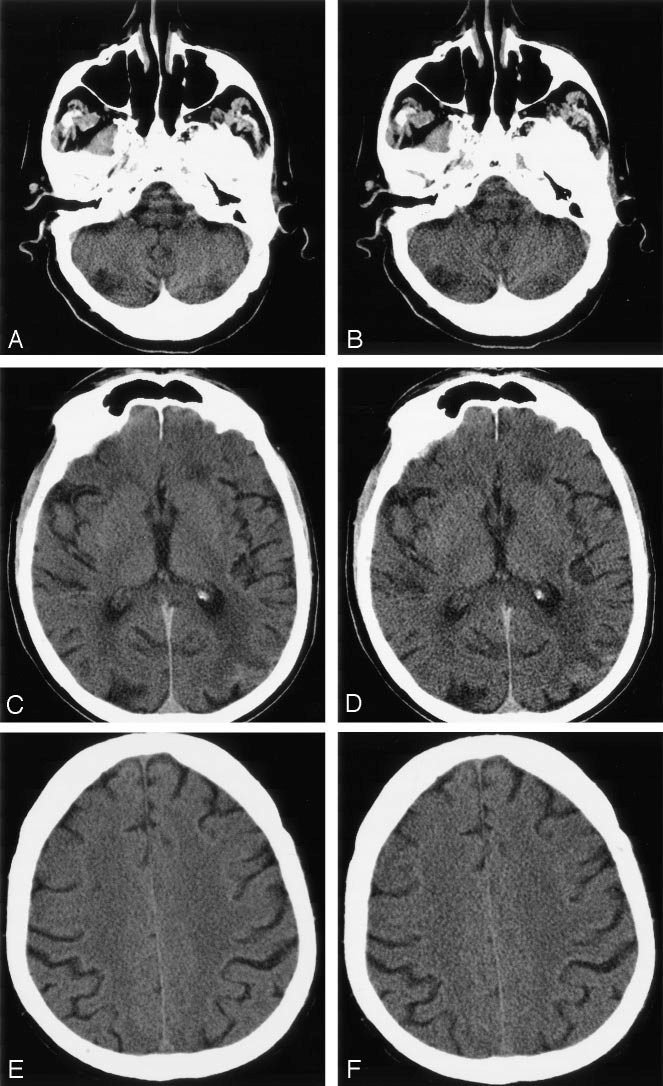
#> input picture image1.png, 663 x 1086 px, found by its file name
$ jupyter execute ProImPy_NB-08.ipynb   (shell and % lines are left out)
#> lines starting #> are read from the running program, lines starting #| are printed output that depends on the picture; after the words box and inside, x2 and y2 are one past the last pixel; in counts of white or black regions, pixels touching at a corner belong together
# Segmentação
1. Segmentação baseada em histograma

    1.1 Método de Otsu

    1.2 Renyi Entropy

    1.3 Limiarização adaptativa

2. Segmentação com base na região

    2.1 Segmentação por inuindação (Watershed Segmentation)

3. Segmentação baseada em contorno

    3.1 Segmentação Chan-Vese

4. Algoritmo de Segmentação para Várias Modalidades

    4.1 Segmentação de Imagem de Tomografia Computadorizada

    4.2 Segmentação de imagem de ressonância magnética

    4.3 Segmentação de Imagens de Microscópio Óptico e Eletrônico

[cell 1]
import cv2 as cv
print("OpenCV: ", cv.__version__)
import numpy as np
print("numpy: ", np.__version__)
import matplotlib.pyplot as plt
plt.style.use('classic')
#%matplotlib
#%matplotlib notebook
#%matplotlib inline
from skimage.filters.thresholding import threshold_otsu
from skimage.segmentation import chan_vese
import skimage.exposure as imexp
from PIL import Image
from scipy.ndimage import label

[cell 2]
img = cv.imread('Imagens/image1.png')
#> img is the input picture: shape (1086, 663, 3); min 0, max 255, mean 97.7
print(img.shape)
#| (1086, 663, 3)
lin, col = img.shape[:2]
#> lin = 1086; col = 663
img = img[:lin//3 - 10, :col//2 - 10,:]
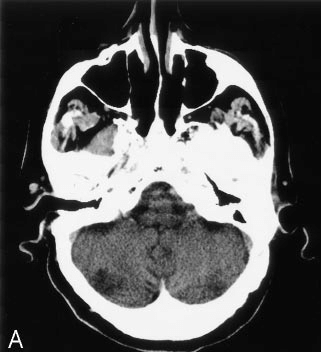
#> img: shape (352, 321, 3); min 0, max 255, mean 87.8
fig = plt.figure()
ax = plt.axes()
ax.imshow(img, 'gray')

[cell 3]
# Converting the image to grayscale.
imgG = cv.cvtColor(img, cv.COLOR_BGR2GRAY)

[cell 4]
#Segmentação baseada em histograma

[cell 5]
#Método de Otsu
thresh = threshold_otsu(imgG)
#> thresh = 129
# Pixels with intensity greater than the
# "threshold" are kept.
imgOtsu = 255*(imgG > thresh)
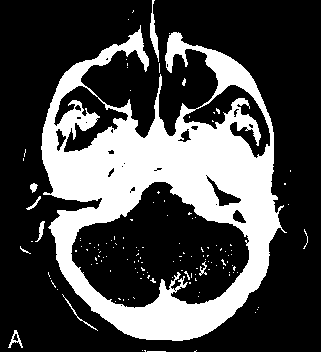
#> imgOtsu: shape (352, 321) int64; 28.9% white; 136 white regions (125 under 20 px), largest, box (x1, y1, x2, y2) and area: (41, 25, 287, 341) 31617, (150, 0, 159, 62) 226, (8, 330, 23, 348) 86

fig, ax = plt.subplots(1,2)
ax[0].imshow(imgG, cmap='gray', vmin=0, vmax=255)
ax[0].set_title('Original Grey')
ax[0].axis('off')
ax[1].imshow(imgOtsu, cmap='gray')
ax[1].set_title('Otsu')
ax[1].axis('off')

[cell 6]
# global thresholding
ret1,th1 = cv.threshold(imgG,127,255,cv.THRESH_BINARY)
#> th1: shape (352, 321); 29.2% white; 176 white regions (163 under 20 px), largest, box (x1, y1, x2, y2) and area: (41, 25, 287, 341) 31791, (150, 0, 159, 62) 233, (8, 330, 23, 348) 92
# Otsu's thresholding
ret2,th2 = cv.threshold(imgG,0,255,cv.THRESH_BINARY+cv.THRESH_OTSU)
#> ret2 = 129
# Otsu's thresholding after Gaussian filtering
blur = cv.GaussianBlur(imgG,(5,5),0)
ret3,th3 = cv.threshold(blur,0,255,cv.THRESH_BINARY+cv.THRESH_OTSU)
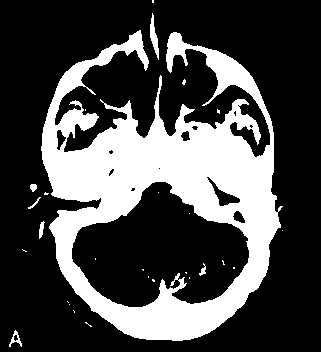
#> th3: shape (352, 321); 28.6% white; 28 white regions (21 under 20 px), largest, box (x1, y1, x2, y2) and area: (41, 30, 283, 341) 31804, (150, 13, 159, 60) 195, (9, 330, 22, 347) 79
#> ret3 = 128
# plot all the images and their histograms
images = [imgG, 0, th1,
          imgG, 0, th2,
          blur, 0, th3]
titles = ['Original Noisy Image','Histogram','Global Thresholding (v=127)',
          'Original Noisy Image','Histogram',"Otsu's Thresholding",
          'Gaussian filtered Image','Histogram',"Otsu's Thresholding"]
fig, ax = plt.subplots(3,3)
for i in range(3):
    ax[i, 0].imshow(images[i*3],'gray')
    #ax[i, 0].title(titles[i*3])
    ax[i, 0].axis('off')

    ax[i, 1].hist(images[i*3].ravel(),256)
    #ax[i, 1].title(titles[i*3+1])
    ax[i, 1].axis('off')

    ax[i, 2].imshow(images[i*3+2],'gray')
    #ax[i, 2].title(titles[i*3+2])
    ax[i, 2].axis('off')
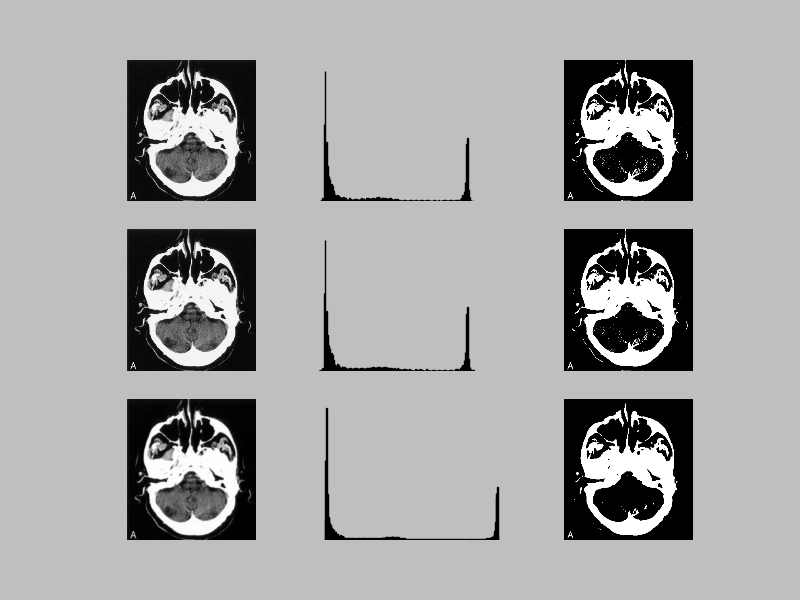
#> figure drawn by matplotlib, 9 panels

[cell 7]
#Renyi Entropy
# Defining function
def renyi_seg_fn(im, alpha):
#> called with alpha = 3
    hist, _ = imexp.histogram(im)
#> hist = 256 values, max 18477 at index 10, min 0 at index 1, mean 441.4
    # Convert all values to float
    hist_float = np.array([float(i) for i in hist])
#> hist_float has the same summary as hist
    # compute the pdf
    pdf = hist_float/np.sum(hist_float)
#> pdf = 256 values, max 0.164 at index 10, min 0 at index 1, mean 0.00391
    # compute the cdf
    cumsum_pdf = np.cumsum(pdf)
#> cumsum_pdf = 256 values from 0.00031 to 1
    s, e = im.min(), im.max()
#> s = 0; e = 255
    scalar = 1.0/(1.0-alpha)
    # A very small value to prevent error due to log(0).
    eps = np.spacing(1)

    rr = e-s
#> rr = 255
    # The inner parentheses is needed because
    # the parameters are tuple.
    h1 = np.zeros((rr, 1))
#> h1 = 255 values from 0 to 0
    h2 = np.zeros((rr, 1))
#> h2 = 255 values from 0 to 0
    # The following loop computes h1 and h2
    # values used to compute the entropy.
    for ii in range(1, rr):
        iidash = ii+s
        temp0 = pdf[0:iidash]/(cumsum_pdf[iidash])
        temp1 = np.power(temp0, alpha)
        h1[ii] = np.log(np.sum(temp1)+eps)
        temp0 = pdf[iidash+1:e]/(1.0-cumsum_pdf[iidash])
        temp2 = np.power(temp0, alpha)
        h2[ii] = np.log(np.sum(temp2)+eps)
#> this loop made 254 passes
#> temp1 on passes 1 to 3: [1], [0.0977, 0], [0.0977, 0, 0.157]
#> after the loop, h1 = 255 values, max 2.22e-16 at index 1, min -9.98 at index 8, mean -3.88; h2 = 255 values, max 0 at index 0, min -36.04 at index 253, mean -3.8
    T = h1+h2
#> T = 255 values, max 0 at index 0, min -41.04 at index 253, mean -7.68
    # Entropy value is calculated
    T = T*scalar
#> T = 255 values, max 20.52 at index 253, min 0 at index 0, mean 3.84
    T = T.reshape((rr, 1))[:-2]
#> T = 253 values, max 7.4 at index 8, min 0 at index 0, mean 3.71
    # location where the maximum entropy
    # occurs is the threshold for the renyi entropy
    thresh = T.argmax(axis=0)
#> thresh = [8]
    return thresh

# Main program
# Computing the threshold by calling the function.
thresh = renyi_seg_fn(imgG, 3)
#> thresh = [8]
print('The renyi threshold is: ', thresh[0])
#| The renyi threshold is:  8
imgRE = 255*(imgG > thresh)
#> imgRE: shape (352, 321) int64; 89.7% white; 524 black regions (509 under 20 px), largest, box (x1, y1, x2, y2) and area: (245, 234, 321, 352) 5475, (264, 67, 321, 176) 2893, (286, 181, 321, 233) 1210

fig, ax = plt.subplots(1,2)
ax[0].imshow(imgG, cmap='gray', vmin=0, vmax=255)
ax[0].set_title('Original Grey')
ax[0].axis('off')
ax[1].imshow(imgRE, cmap='gray')
ax[1].set_title('Renyi Entropy')
ax[1].axis('off')

[cell 8]
#Limiarização adaptativa
# Performing adaptive thresholding.
imgAT = cv.adaptiveThreshold(imgG,imgG.max(), cv.ADAPTIVE_THRESH_MEAN_C,
                             cv.THRESH_BINARY,21,10)
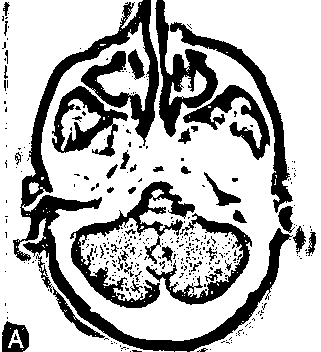
#> imgAT: shape (352, 321); 72.5% white; 371 black regions (324 under 20 px), largest, box (x1, y1, x2, y2) and area: (13, 0, 293, 352) 11164, (70, 181, 195, 308) 3536, (155, 0, 218, 137) 2869

fig, ax = plt.subplots(1,2)
ax[0].imshow(imgG, cmap='gray', vmin=0, vmax=255)
ax[0].set_title('Original Grey')
ax[0].axis('off')
ax[1].imshow(imgAT, cmap='gray')
ax[1].set_title('Adaptive Thresholding.')
ax[1].axis('off')

[cell 9]
#Segmentação com base na região

[cell 10]
#Segmentação por inuindação (Watershed Segmentation)
# Thresholding the image to obtain cell pixels.
thresh,imgOut = cv.threshold(imgG, 0, 255,
            cv.THRESH_BINARY_INV+cv.THRESH_OTSU)
#> thresh = 129
# Since Otsu's method has over segmented the image
# erosion operation is performed.
imgOut = cv.erode(imgOut, None,iterations = 2)
#> imgOut: shape (352, 321); 59.6% white; 30 black regions, largest, box (x1, y1, x2, y2) and area: (24, 0, 291, 343) 43234, (46, 270, 100, 333) 526, (87, 241, 109, 267) 285
# Distance transform is performed
dist_trans = cv.distanceTransform(imgOut, 2, 3)
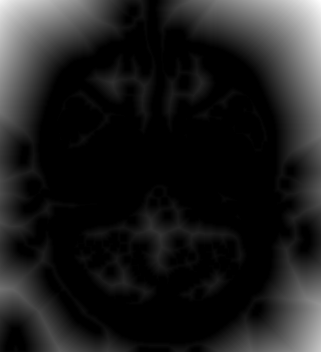
#> dist_trans: shape (352, 321) float32; min 0, max 95.85, mean 11.5; drawn with min black and max white
# Thresholding the distance transform image to obtain
# pixels that are foreground.
thresh, dt = cv.threshold(dist_trans, 1,
             255, cv.THRESH_BINARY)
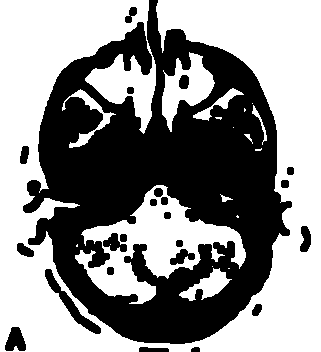
#> dt: shape (352, 321) float32; 55.5% white; 23 black regions, largest, box (x1, y1, x2, y2) and area: (23, 0, 292, 344) 47295, (45, 269, 101, 334) 685, (5, 327, 26, 351) 353
# Performing labeling.
labelled, ncc = label(dt)
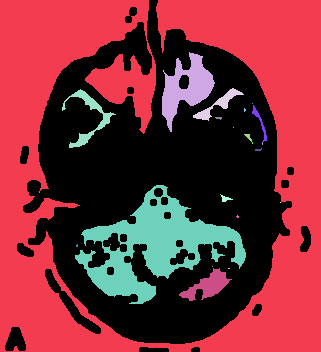
#> labelled: shape (352, 321) int32; 26 distinct labels, from 0 to 25; one colour per label, 0 black
#> ncc = 25
# Performing watershed.
cv.watershed(img, labelled)

fig, ax = plt.subplots(1,2)
ax[0].imshow(imgG, cmap='gray', vmin=0, vmax=255)
ax[0].set_title('Original Grey')
ax[0].axis('off')
ax[1].imshow(labelled, cmap='gray')
ax[1].set_title('Adaptive Thresholding.')
ax[1].axis('off')
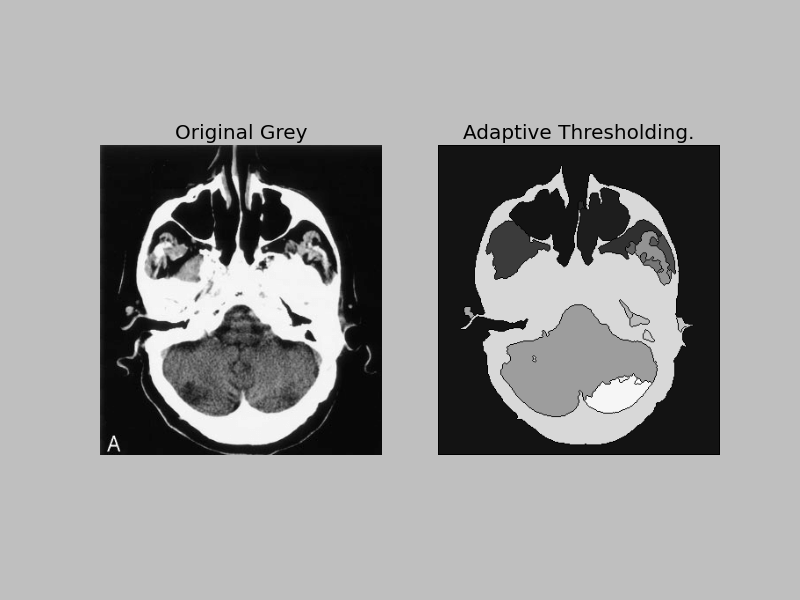
#> figure drawn by matplotlib, 2 panels

[cell 11]
#Segmentação baseada em contorno

[cell 12]
#Segmentação Chan-Vese
cv1 = chan_vese(imgG, mu=0.1)
#> cv1: shape (352, 321) bool; 28.4% white; 14 white regions (5 under 20 px), largest, box (x1, y1, x2, y2) and area: (41, 30, 284, 341) 31500, (150, 14, 159, 62) 207, (8, 330, 23, 348) 91
cv2 = chan_vese(imgG, mu=0.3)
#> cv2: shape (352, 321) bool; 28.3% white; 8 white regions (3 under 20 px), largest, box (x1, y1, x2, y2) and area: (41, 31, 281, 341) 31577, (150, 18, 159, 60) 193, (8, 330, 23, 348) 90, (39, 221, 45, 238) 61, (30, 184, 37, 190) 28
cv3 = chan_vese(imgG, mu=0.6)
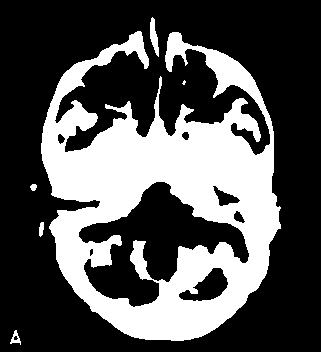
#> cv3: shape (352, 321) bool; 32.8% white; 6 white regions (1 under 20 px), largest, box (x1, y1, x2, y2) and area: (41, 31, 281, 341) 36653, (150, 17, 159, 57) 201, (10, 330, 21, 345) 74, (39, 222, 44, 237) 58, (30, 184, 37, 191) 37

fig, ax = plt.subplots(2,2)
ax[0, 0].imshow(imgG, cmap='gray')
ax[0, 0].set_title('Original Grey')
ax[0, 0].axis('off')
ax[0, 1].imshow(cv1, cmap='gray')
ax[0, 1].set_title('Chan- Vese $\mu = 0.1$')
ax[0, 1].axis('off')
ax[1, 0].imshow(cv2, cmap='gray')
ax[1, 0].set_title('Chan- Vese $\mu = 0.3')
ax[1, 0].axis('off')
ax[1, 1].imshow(cv3, cmap='gray')
ax[1, 1].set_title('Chan- Vese $\mu = 0.6')
ax[1, 1].axis('off')
